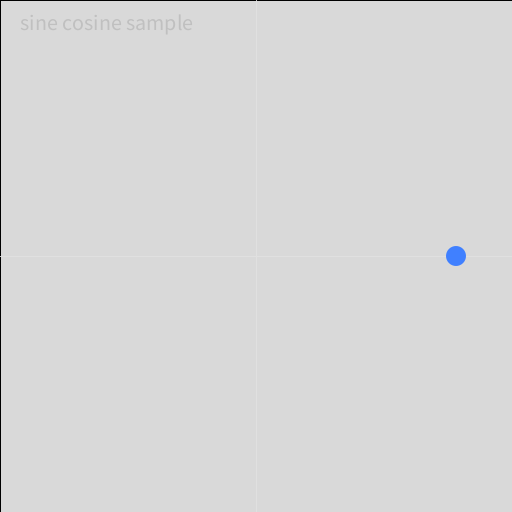
Frame 1 (no input)
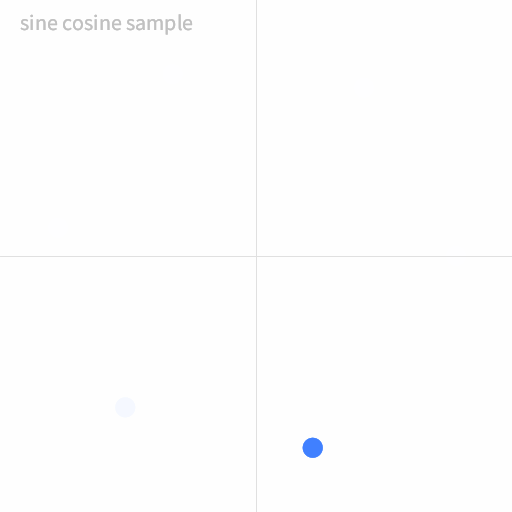
Frame 60 (the mouse pressed at the canvas centre just before this capture)
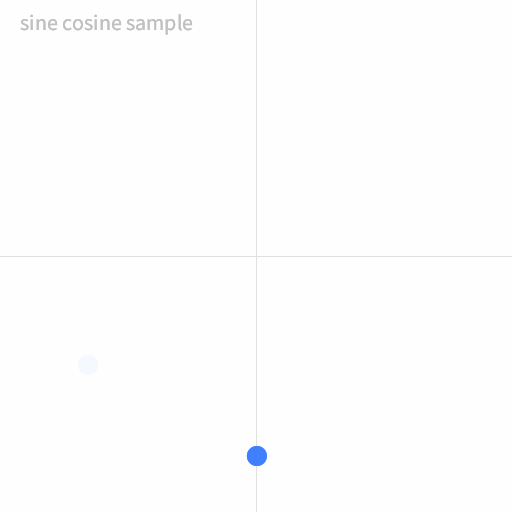
Frame 120 (the mouse held since frame 60 and released just before this capture)

The Processing sketch that drew these frames (run headless with seeded random() and noise(); from frame 60 on, the mouse is pressed at the canvas centre):

// Processing sketch: processing_142811
// ── processing_142811.pde

int counter;
int ballR;    // ball radius

void setup() {  //setup function called initially, only once
  size(512, 512);
  counter = 0;
  ballR = 20;
}

void draw() {  //draw function loops 

  // erase background 
  fill(255,255,255,64);
  rect(0,0,width,height);
  
  fill(192, 192, 192);
  textSize(22);
  text("sine cosine sample", 20, 30);

  // draw cross line
  stroke(224, 224, 224);  
  line(width/2, 0, width/2, height );
  line(0, height/2, width, height/2 );

  noStroke();

  // draw blue ball
  fill(64, 128, 255);                         
  ellipse(200*cos(counter/10) +width/2, -200*sin(counter/10) + height/2, ballR, ballR );

  counter++;
}
